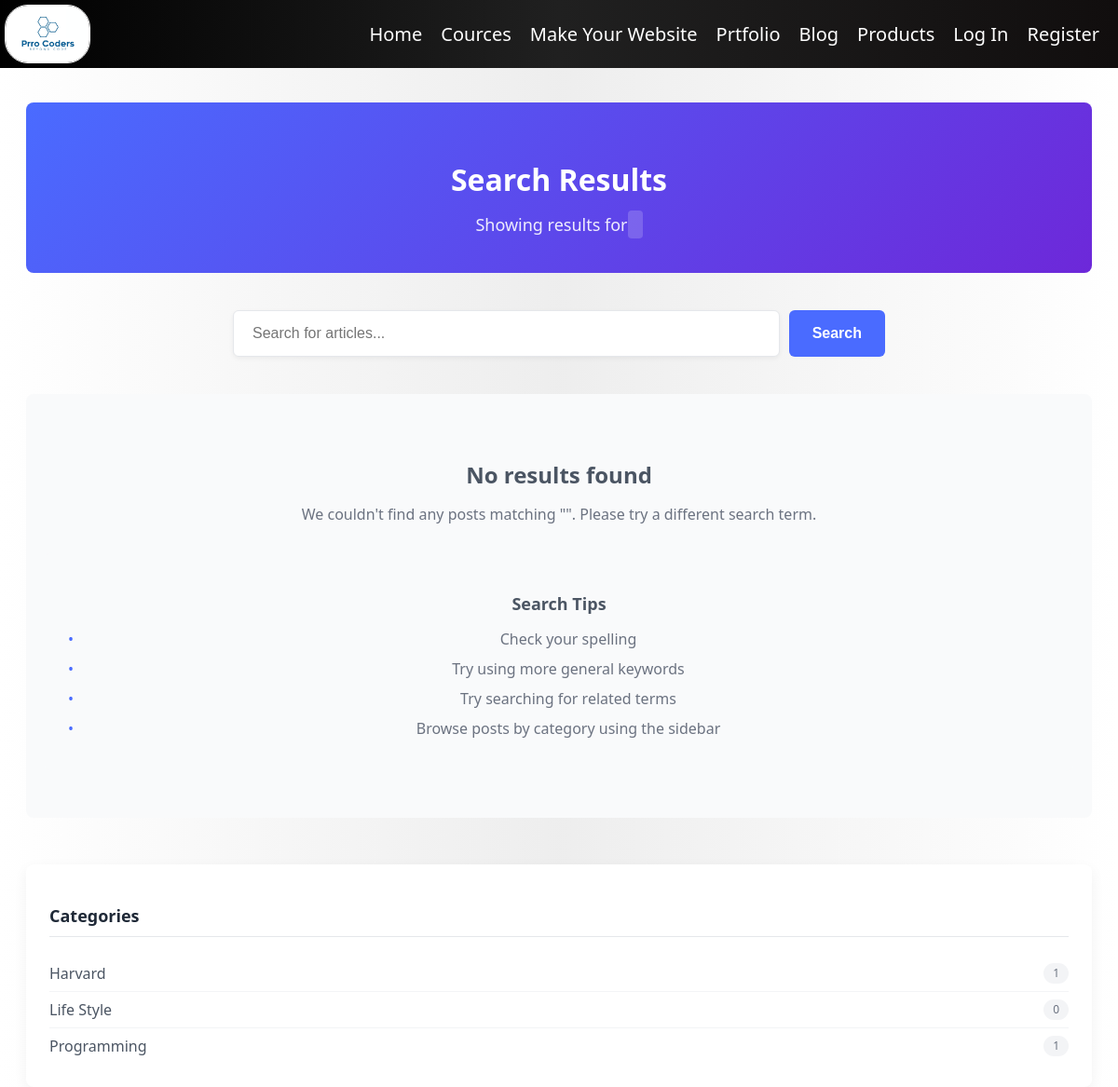
The app's page /blog/search/ with its own data.
### blog/models.py (models this page shows, shortened)
class Category(models.Model):
    name = models.CharField(max_length=100)
    slug = models.SlugField(unique=True)
    description = models.TextField(blank=True)
    class Meta:
        verbose_name_plural = "Categories"
        ordering = ['name']

### blog/views.py (the view)
class SearchResultsView(ListView):
    model = Post
    template_name = 'blog/search_results.html'
    context_object_name = 'posts'
    paginate_by = 6
    def get_queryset(self):
        query = self.request.GET.get('q')
        if query:
            return Post.objects.filter(
                Q(title__icontains=query) |
                Q(content__icontains=query),
                status='published'
            ).order_by('-publish_date')
        return Post.objects.none()
    def get_context_data(self, **kwargs):
        context = super().get_context_data(**kwargs)
        context['query'] = self.request.GET.get('q', '')
        context['categories'] = Category.objects.all()
        return context

### templates/blog/search_results.html (shortened to what this page needs)
{% extends 'layout.html' %}
{% load static %}
{% block head %}
<link rel="stylesheet" href="https://cdnjs.cloudflare.com/ajax/libs/font-awesome/5.15.4/css/all.min.css">
{% endblock %}
{% block body %}
<div class="search-container">
    <div class="search-header">
        <h1>Search Results</h1>
        <p>Showing results for <span class="search-highlight">{{ query }}</span></p>
    </div>
    <form action="{% url 'blog:search_results' %}" method="get" class="search-form">
        <input type="text" name="q" value="{{ query }}" placeholder="Search for articles..." class="search-input" required>
        <button type="submit" class="search-button">Search</button>
    </form>
    {% if posts %}
        <div class="search-results">
            {% for post in posts %}
                <div class="post-card">
                    {% if post.featured_image %}
                        <div class="post-image" style="background-image: url('{{ post.featured_image.url }}');"></div>
                    {% else %}
                        <div class="post-image-placeholder">
                            <i class="fas fa-file-alt"></i>
                        </div>
                    {% endif %}
                    <div class="post-content">
                        {% if post.categories.all %}
                            <div class="post-categories">
                                {% for category in post.categories.all %}
                                    <a href="{% url 'blog:category' slug=category.slug %}" class="post-category">
                                        {{ category.name }}
                                    </a>
                                {% endfor %}
                            </div>
                        {% endif %}
                        <a href="{% url 'blog:post_detail' year=post.publish_date.year month=post.publish_date.month day=post.publish_date.day slug=post.slug %}" class="post-title">
                            {{ post.title }}
                        </a>
                        <div class="post-excerpt">
                            {{ post.summary }}
                        </div>
                        <div class="post-meta">
                            <div class="post-date">
                                <i class="far fa-calendar-alt"></i> {{ post.publish_date|date:"M d, Y" }}
                            </div>
                            <div class="post-comments">
                                <i class="far fa-comments"></i> {{ post.comments.count }}
                            </div>
                        </div>
                    </div>
                </div>
            {% endfor %}
        </div>
        {% if posts.has_other_pages %}
            <div class="pagination">
                {% if posts.has_previous %}
                    <a href="?q={{ query }}&page=1"><i class="fas fa-angle-double-left"></i></a>
                    <a href="?q={{ query }}&page={{ posts.previous_page_number }}"><i class="fas fa-angle-left"></i></a>
                {% endif %}
                {% for num in posts.paginator.page_range %}
                    {% if posts.number == num %}
                        <span class="current">{{ num }}</span>
                    {% elif num > posts.number|add:'-3' and num < posts.number|add:'3' %}
                        <a href="?q={{ query }}&page={{ num }}">{{ num }}</a>
                    {% endif %}
                {% endfor %}
                {% if posts.has_next %}
                    <a href="?q={{ query }}&page={{ posts.next_page_number }}"><i class="fas fa-angle-right"></i></a>
                    <a href="?q={{ query }}&page={{ posts.paginator.num_pages }}"><i class="fas fa-angle-double-right"></i></a>
                {% endif %}
            </div>
        {% endif %}
    {% else %}
        <div class="no-results">
            <h2>No results found</h2>
            <p>We couldn't find any posts matching "{{ query }}". Please try a different search term.</p>
            <div class="search-suggestions">
                <h3>Search Tips</h3>
                <ul>
                    <li>Check your spelling</li>
                    <li>Try using more general keywords</li>
                    <li>Try searching for related terms</li>
                    <li>Browse posts by category using the sidebar</li>
                </ul>
            </div>
        </div>
    {% endif %}
    <aside class="blog-sidebar">
        <div class="sidebar-widget">
            <h3>Categories</h3>
            <ul class="category-list">
                {% for category in categories %}
                    <li>
                        <a href="{% url 'blog:category' slug=category.slug %}">
                            {{ category.name }}
                            <span class="category-count">{{ category.posts.count }}</span>
                        </a>
                    </li>
                {% empty %}
                    <li>No categories available</li>
                {% endfor %}
            </ul>
        </div>
    </aside>
</div>
{% endblock %}

### static/style.css (style rules this page uses)
body { background: linear-gradient(90deg, #ffffffaf 0%, #e8e8e8c1 50%, #ffffff 100%); font-family: 'Segoe UI', Tahoma, Geneva, Verdana, sans-serif; }

### templates/blog/search_results.html (style rules this page uses)
.search-container { max-width: 1200px; margin: 0 auto; padding: 0 20px; }
.search-header { background: linear-gradient(135deg, #4a6bff 0%, #6d28d9 100%); padding: 40px 0; text-align: center; color: white; margin-bottom: 40px; border-radius: 8px; }
.search-header h1 { font-size: 32px; font-weight: 700; margin-bottom: 15px; }
.search-header p { font-size: 18px; max-width: 700px; margin: 0 auto; opacity: 0.9; }
.search-highlight { background: rgba(255, 255, 255, 0.2); padding: 3px 8px; border-radius: 4px; font-weight: 600; }
.search-form { max-width: 700px; margin: 0 auto 40px auto; display: flex; gap: 10px; }
.search-input { flex-grow: 1; padding: 15px 20px; border: 1px solid #e5e7eb; border-radius: 6px; font-size: 16px; box-shadow: 0 2px 5px rgba(0, 0, 0, 0.05); }
.search-button { background: #4a6bff; color: white; border: none; border-radius: 6px; padding: 0 25px; font-weight: 600; font-size: 16px; cursor: pointer; transition: background 0.3s; }
.no-results { text-align: center; padding: 50px 20px; background: #f9fafb; border-radius: 8px; margin-bottom: 50px; }
.no-results h2 { font-size: 24px; font-weight: 600; color: #4b5563; margin-bottom: 15px; }
.no-results p { color: #6b7280; max-width: 600px; margin: 0 auto 20px auto; }
.search-suggestions { margin-top: 30px; background: #f9fafb; border-radius: 8px; padding: 25px; }
.search-suggestions h3 { font-size: 18px; font-weight: 600; color: #4b5563; margin-bottom: 15px; }
.search-suggestions ul { list-style: none; padding: 0; margin: 0; }
.search-suggestions li { margin-bottom: 10px; padding-left: 20px; position: relative; color: #6b7280; }
.search-suggestions li:before { content: "•"; position: absolute; left: 0; color: #4a6bff; }
.blog-sidebar { margin-top: 50px; }
.sidebar-widget { background: white; border-radius: 8px; padding: 25px; margin-bottom: 30px; box-shadow: 0 5px 15px rgba(0, 0, 0, 0.05); }
.sidebar-widget h3 { font-size: 18px; font-weight: 600; margin-bottom: 20px; padding-bottom: 10px; border-bottom: 1px solid #e5e7eb; color: #1f2937; }
.category-list { list-style: none; padding: 0; margin: 0; }
.category-list li { padding: 8px 0; border-bottom: 1px solid #f3f4f6; }
.category-list li:last-child { border-bottom: none; }
.category-list a { color: #4b5563; text-decoration: none; transition: color 0.3s; display: flex; justify-content: space-between; }
.category-count { background: #f3f4f6; border-radius: 20px; padding: 2px 10px; font-size: 12px; color: #6b7280; }

### records on screen
Category: name "Harvard", posts.count "1"
Category: name "Life Style", posts.count "0"
Category: name "Programming", posts.count "1"
